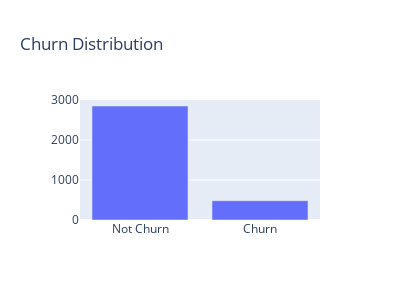

Source (notebook cell):
### Code cell
import plotly.graph_objects as go

fig = go.Figure(data=[go.Bar(x=["Not Churn", "Churn"], y=data["churn"].value_counts())])
fig.update_layout(title="Churn Distribution", xaxis=dict(tickvals=[0, 1], ticktext=["Not Churn", "Churn"]), width=400, height=300)
fig.show()

### Figure 1 — Plotly figure (JSON) as saved in the notebook; plotly's stock layout.template omitted (floating-point values rounded to 4 significant figures)
{"data": [{"type": "bar", "x": ["Not Churn", "Churn"], "y": [2850, 483]}], "layout": {"height": 300, "title": {"text": "Churn Distribution"}, "width": 400, "xaxis": {"ticktext": ["Not Churn", "Churn"], "tickvals": [0, 1]}}}
